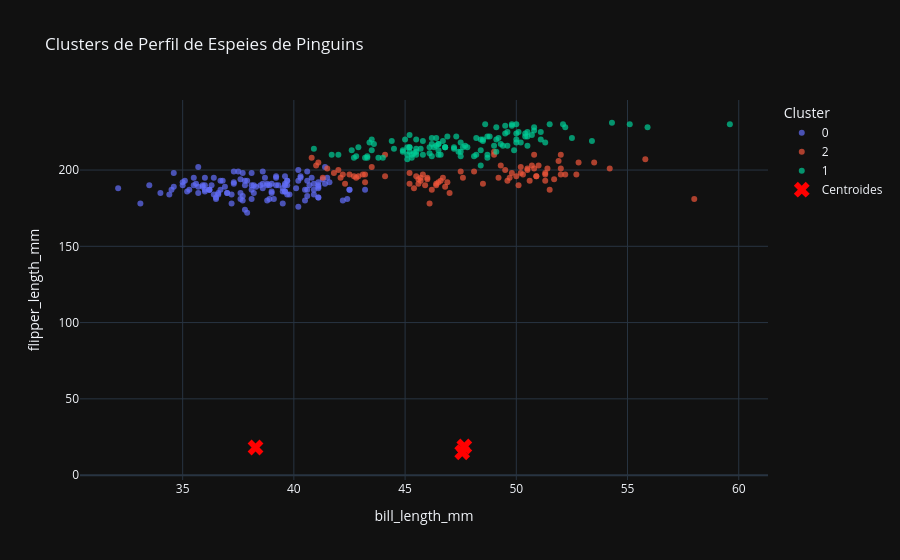

Notebook code cell kept with this figure:
### Code cell
df_clusters = pd.DataFrame({
    'bill_length_mm': penguins['bill_length_mm'],
    'flipper_length_mm': penguins['flipper_length_mm'],
    'cluster': labels.astype(str)
})

fig = px.scatter(df_clusters, x='bill_length_mm', y='flipper_length_mm', color='cluster',
                 color_continuous_scale='viridis', opacity=0.7,
                 title='Clusters de Perfil de Espeies de Pinguins')

fig.add_scatter(x=centroides_originais[:, 0], y=centroides_originais[:, 1],
                mode='markers', marker=dict(color='red', symbol='x', size=14),
                name='Centroides')


fig.update_layout(xaxis_title='bill_length_mm', yaxis_title='flipper_length_mm',
                  legend_title='Cluster')
fig.show()

### Figure 1 — Plotly figure (JSON) as saved in the notebook; plotly's stock layout.template omitted (floating-point values rounded to 4 significant figures; data arrays with more than 128 entries replaced by an {"elided": "..."} marker saying what was removed)
{"data": [{"hovertemplate": "cluster=0<br>bill_length_mm=%{x}<br>flipper_length_mm=%{y}<extra></extra>", "legendgroup": "0", "marker": {"color": "#636efa", "opacity": 0.7, "symbol": "circle"}, "mode": "markers", "name": "0", "orientation": "v", "showlegend": true, "x": {"elided": "129 float values"}, "xaxis": "x", "y": {"elided": "129 float values"}, "yaxis": "y", "type": "scatter"}, {"hovertemplate": "cluster=2<br>bill_length_mm=%{x}<br>flipper_length_mm=%{y}<extra></extra>", "legendgroup": "2", "marker": {"color": "#EF553B", "opacity": 0.7, "symbol": "circle"}, "mode": "markers", "name": "2", "orientation": "v", "showlegend": true, "x": [42.5, 46.0, 44.1, 42.3, 42.0, 41.3, 41.8, 45.8, 42.8, 42.1, 42.9, 41.1, 40.8, 43.2, 41.0, 43.2, 45.6, 42.2, 42.7, 44.1, 43.1, 41.5, 46.5, 50.0, 51.3, 45.4, 52.7, 45.2, 46.1, 51.3, 46.0, 51.3, 46.6, 51.7, 47.0, 52.0, 45.9, 50.5, 50.3, 58.0, 46.4, 49.2, 48.5, 50.6, 46.7, 52.0, 50.5, 49.5, 46.4, 52.8, 54.2, 51.0, 49.7, 47.5, 47.6, 52.0, 46.9, 53.5, 49.0, 46.2, 50.9, 45.5, 50.9, 50.8, 50.1, 49.0, 51.5, 49.8, 48.1, 51.4, 45.7, 50.7, 52.2, 45.2, 49.3, 50.2, 45.6, 51.9, 46.8, 45.7, 55.8, 43.5, 49.6, 50.8, 50.2], "xaxis": "x", "y": [197.0, 194.0, 196.0, 191.0, 200.0, 195.0, 198.0, 197.0, 195.0, 195.0, 196.0, 205.0, 208.0, 192.0, 203.0, 197.0, 191.0, 197.0, 196.0, 210.0, 197.0, 201.0, 192.0, 196.0, 193.0, 188.0, 197.0, 198.0, 178.0, 197.0, 195.0, 198.0, 193.0, 194.0, 185.0, 201.0, 190.0, 201.0, 197.0, 181.0, 190.0, 195.0, 191.0, 193.0, 195.0, 197.0, 200.0, 200.0, 191.0, 205.0, 201.0, 203.0, 195.0, 199.0, 195.0, 210.0, 192.0, 205.0, 210.0, 187.0, 196.0, 196.0, 196.0, 201.0, 190.0, 212.0, 187.0, 198.0, 199.0, 201.0, 193.0, 203.0, 197.0, 191.0, 203.0, 202.0, 194.0, 206.0, 189.0, 195.0, 207.0, 202.0, 193.0, 210.0, 198.0], "yaxis": "y", "type": "scatter"}, {"hovertemplate": "cluster=1<br>bill_length_mm=%{x}<br>flipper_length_mm=%{y}<extra></extra>", "legendgroup": "1", "marker": {"color": "#00cc96", "opacity": 0.7, "symbol": "circle"}, "mode": "markers", "name": "1", "orientation": "v", "showlegend": true, "x": [46.1, 50.0, 48.7, 50.0, 47.6, 46.5, 45.4, 46.7, 43.3, 46.8, 40.9, 49.0, 45.5, 48.4, 45.8, 49.3, 42.0, 49.2, 46.2, 48.7, 50.2, 45.1, 46.5, 46.3, 42.9, 46.1, 47.8, 48.2, 50.0, 47.3, 42.8, 45.1, 59.6, 49.1, 48.4, 42.6, 44.4, 44.0, 48.7, 42.7, 49.6, 45.3, 49.6, 50.5, 43.6, 45.5, 50.5, 44.9, 45.2, 46.6, 48.5, 45.1, 50.1, 46.5, 45.0, 43.8, 45.5, 43.2, 50.4, 45.3, 46.2, 45.7, 54.3, 45.8, 49.8, 49.5, 43.5, 50.7, 47.7, 46.4, 48.2, 46.5, 46.4, 48.6, 47.5, 51.1, 45.2, 45.2, 49.1, 52.5, 47.4, 50.0, 44.9, 50.8, 43.4, 51.3, 47.5, 52.1, 47.5, 52.2, 45.5, 49.5, 44.5, 50.8, 49.4, 46.9, 48.4, 51.1, 48.5, 55.9, 47.2, 49.1, 46.8, 41.7, 53.4, 43.3, 48.1, 50.5, 49.8, 43.5, 51.5, 46.2, 55.1, 48.8, 47.2, 46.8, 50.4, 45.2, 49.9], "xaxis": "x", "y": [211.0, 230.0, 210.0, 218.0, 215.0, 210.0, 211.0, 219.0, 209.0, 215.0, 214.0, 216.0, 214.0, 213.0, 210.0, 217.0, 210.0, 221.0, 209.0, 222.0, 218.0, 215.0, 213.0, 215.0, 215.0, 215.0, 215.0, 210.0, 220.0, 222.0, 209.0, 207.0, 230.0, 220.0, 220.0, 213.0, 219.0, 208.0, 208.0, 208.0, 225.0, 210.0, 216.0, 222.0, 217.0, 210.0, 225.0, 213.0, 215.0, 210.0, 220.0, 210.0, 225.0, 217.0, 220.0, 208.0, 220.0, 208.0, 224.0, 208.0, 221.0, 214.0, 231.0, 219.0, 230.0, 229.0, 220.0, 223.0, 216.0, 221.0, 221.0, 217.0, 216.0, 230.0, 209.0, 220.0, 215.0, 223.0, 212.0, 221.0, 212.0, 224.0, 212.0, 228.0, 218.0, 218.0, 212.0, 230.0, 218.0, 228.0, 212.0, 224.0, 214.0, 226.0, 216.0, 222.0, 203.0, 225.0, 219.0, 228.0, 215.0, 228.0, 215.0, 210.0, 219.0, 208.0, 209.0, 216.0, 229.0, 213.0, 230.0, 217.0, 230.0, 222.0, 214.0, 215.0, 222.0, 212.0, 213.0], "yaxis": "y", "type": "scatter"}, {"marker": {"color": "red", "size": 14, "symbol": "x"}, "mode": "markers", "name": "Centroides", "x": [38.28, 47.57, 47.66], "y": [18.12, 15.0, 18.75], "type": "scatter"}], "layout": {"xaxis": {"anchor": "y", "domain": [0.0, 1.0], "title": {"text": "bill_length_mm"}}, "yaxis": {"anchor": "x", "domain": [0.0, 1.0], "title": {"text": "flipper_length_mm"}}, "legend": {"title": {"text": "Cluster"}, "tracegroupgap": 0}, "title": {"text": "Clusters de Perfil de Espeies de Pinguins"}}}
